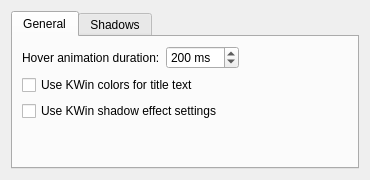
<?xml version="1.0" encoding="UTF-8"?>
<ui version="4.0">
 <class>KWinSmaragdDialog</class>
 <widget class="QWidget" name="KWinSmaragdDialog">
  <property name="geometry">
   <rect>
    <x>0</x>
    <y>0</y>
    <width>370</width>
    <height>169</height>
   </rect>
  </property>
  <layout class="QVBoxLayout" name="verticalLayout">
   <item>
    <widget class="QTabWidget" name="tabWidget">
     <property name="currentIndex">
      <number>0</number>
     </property>
     <widget class="QWidget" name="tab">
      <attribute name="title">
       <string>General</string>
      </attribute>
      <layout class="QFormLayout" name="formLayout_3">
       <property name="fieldGrowthPolicy">
        <enum>QFormLayout::ExpandingFieldsGrow</enum>
       </property>
       <item row="1" column="0">
        <widget class="QLabel" name="label_9">
         <property name="text">
          <string>Hover animation duration:</string>
         </property>
        </widget>
       </item>
       <item row="1" column="1">
        <widget class="QSpinBox" name="cm_HoverDuration">
         <property name="suffix">
          <string> ms</string>
         </property>
         <property name="maximum">
          <number>1990</number>
         </property>
         <property name="singleStep">
          <number>10</number>
         </property>
         <property name="value">
          <number>200</number>
         </property>
        </widget>
       </item>
       <item row="2" column="0" colspan="2">
        <widget class="QCheckBox" name="cm_UseKWinTextColors">
         <property name="text">
          <string>Use KWin colors for title text</string>
         </property>
        </widget>
       </item>
       <item row="3" column="0" colspan="2">
        <widget class="QCheckBox" name="cm_UseKWinShadows">
         <property name="text">
          <string>Use KWin shadow effect settings</string>
         </property>
        </widget>
       </item>
      </layout>
     </widget>
     <widget class="QWidget" name="tab_2">
      <attribute name="title">
       <string>Shadows</string>
      </attribute>
      <layout class="QVBoxLayout" name="verticalLayout_2">
       <item>
        <layout class="QHBoxLayout" name="horizontalLayout">
         <item>
          <layout class="QFormLayout" name="formLayout">
           <item row="0" column="0">
            <widget class="QLabel" name="label">
             <property name="text">
              <string>Color:</string>
             </property>
            </widget>
           </item>
           <item row="0" column="1">
            <widget class="KColorButton" name="cm_ShadowColor">
             <property name="color">
              <color>
               <red>0</red>
               <green>0</green>
               <blue>0</blue>
              </color>
             </property>
             <property name="defaultColor">
              <color>
               <red>0</red>
               <green>0</green>
               <blue>0</blue>
              </color>
             </property>
            </widget>
           </item>
           <item row="1" column="0">
            <widget class="QLabel" name="label_3">
             <property name="text">
              <string>Radius:</string>
             </property>
            </widget>
           </item>
           <item row="1" column="1">
            <widget class="QSpinBox" name="cm_ShadowRadius">
             <property name="value">
              <number>5</number>
             </property>
            </widget>
           </item>
           <item row="2" column="0">
            <widget class="QLabel" name="label_4">
             <property name="text">
              <string>Offset X:</string>
             </property>
            </widget>
           </item>
           <item row="2" column="1">
            <widget class="QSpinBox" name="cm_ShadowOffsetX">
             <property name="minimum">
              <number>-99</number>
             </property>
            </widget>
           </item>
           <item row="3" column="0">
            <widget class="QLabel" name="label_6">
             <property name="text">
              <string>Linear Decay:</string>
             </property>
            </widget>
           </item>
           <item row="3" column="1">
            <widget class="QDoubleSpinBox" name="cm_ShadowLinearDecay">
             <property name="value">
              <double>1.000000000000000</double>
             </property>
            </widget>
           </item>
          </layout>
         </item>
         <item>
          <layout class="QFormLayout" name="formLayout_2">
           <property name="fieldGrowthPolicy">
            <enum>QFormLayout::ExpandingFieldsGrow</enum>
           </property>
           <item row="0" column="0">
            <widget class="QLabel" name="label_2">
             <property name="text">
              <string>Intensity:</string>
             </property>
            </widget>
           </item>
           <item row="0" column="1">
            <widget class="QSpinBox" name="cm_ShadowAlpha">
             <property name="maximum">
              <number>255</number>
             </property>
             <property name="value">
              <number>180</number>
             </property>
            </widget>
           </item>
           <item row="1" column="0">
            <widget class="QLabel" name="label_8">
             <property name="text">
              <string>Size:</string>
             </property>
            </widget>
           </item>
           <item row="1" column="1">
            <widget class="QSpinBox" name="cm_ShadowSize">
             <property name="minimum">
              <number>-99</number>
             </property>
             <property name="value">
              <number>-3</number>
             </property>
            </widget>
           </item>
           <item row="2" column="0">
            <widget class="QLabel" name="label_5">
             <property name="text">
              <string>Offset Y:</string>
             </property>
            </widget>
           </item>
           <item row="2" column="1">
            <widget class="QSpinBox" name="cm_ShadowOffsetY">
             <property name="minimum">
              <number>-99</number>
             </property>
            </widget>
           </item>
           <item row="3" column="0">
            <widget class="QLabel" name="label_7">
             <property name="text">
              <string>Exponential:</string>
             </property>
            </widget>
           </item>
           <item row="3" column="1">
            <widget class="QDoubleSpinBox" name="cm_ShadowExponentialDecay">
             <property name="decimals">
              <number>2</number>
             </property>
             <property name="value">
              <double>6.000000000000000</double>
             </property>
            </widget>
           </item>
          </layout>
         </item>
         <item>
          <spacer name="horizontalSpacer">
           <property name="orientation">
            <enum>Qt::Horizontal</enum>
           </property>
           <property name="sizeHint" stdset="0">
            <size>
             <width>40</width>
             <height>20</height>
            </size>
           </property>
          </spacer>
         </item>
        </layout>
       </item>
      </layout>
     </widget>
    </widget>
   </item>
  </layout>
 </widget>
 <customwidgets>
  <customwidget>
   <class>KColorButton</class>
   <extends>QPushButton</extends>
   <header>kcolorbutton.h</header>
  </customwidget>
 </customwidgets>
 <resources/>
 <connections/>
</ui>
